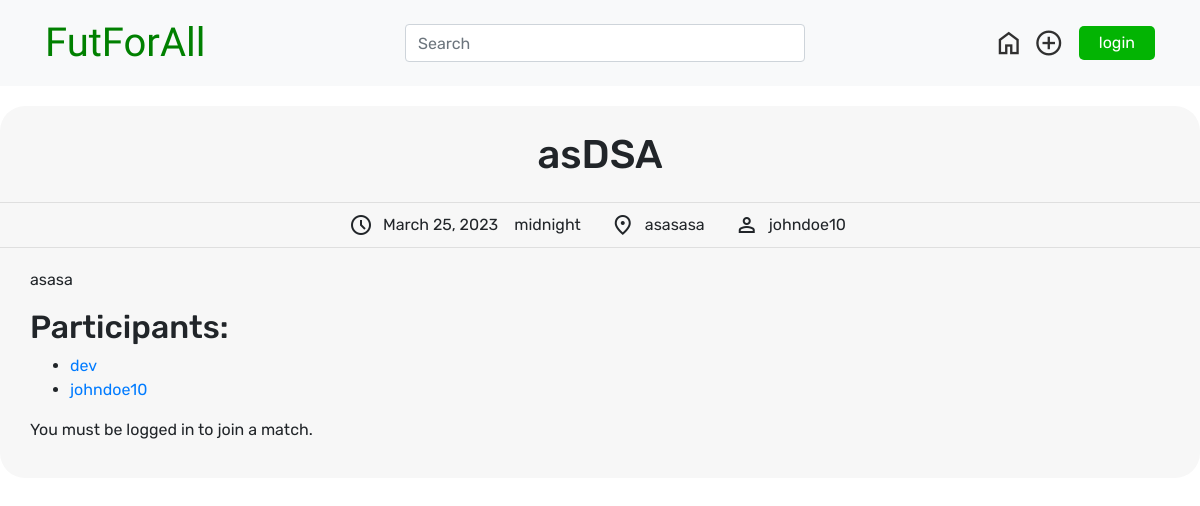
The app's page /match/71 with its own data.
### match/models.py (models this page shows, shortened)
class Match(models.Model):
    holder = models.ForeignKey(User, on_delete=models.CASCADE)
    title = models.CharField(max_length=200, default='')
    created_date = models.DateTimeField()
    match_date = models.DateField()
    match_time = models.TimeField(default='00:00')
    location = models.CharField(max_length=200)
    description = models.CharField(max_length=500)
    participants = models.ManyToManyField(User, related_name='matches_participating')

### match/views.py (the view)
# urls.py: path('<int:match_id>', views.detail, name='detail'),
def detail(request, match_id):
    try:
        match = Match.objects.get(pk=match_id)
    except Match.DoesNotExist:
        raise Http404("Match Does Not Exist!")
    return render(request, 'match/detail.html', {'match': match})

### templates/match/detail.html
{% include "base(nav).html" %} {% block content %}
<div class="match-detail-box">
    <div class="match-meta">
        <div class="match-title">
            <h1>{{ match.title }}</h1>
        </div>
        <div class="match-time-location-holder">
            <span class="material-symbols-outlined match-box-meta-icon ">schedule</span>{{ match.match_date }}&emsp;{{ match.match_time }}
            <span class="material-symbols-outlined match-box-meta-icon ">location_on</span>{{ match.location }}
            <span class="material-symbols-outlined match-box-meta-icon ">person</span>{{ match.holder }}
        </div>
        <div class="match-description">
            <p>{{ match.description }}</p>
            <h2>Participants:</h2>
            <ul>
                {% for participant in match.participants.all %}
                <li><a href="{% url 'account:profile' participant.get_username %}">{{ participant.username }}</a></li>
                {% endfor %}
            </ul>
            {% if request.user.is_authenticated %} {% if request.user not in match.participants.all %}
            <form method="post" action="{% url 'match:join' match_id=match.id %}">
                {% csrf_token %}
                <button type="submit">Join</button>
            </form>
            {% else %}
            <p>You are already a participant in this match.</p>
            <form method="post" action="{% url 'match:leave' match_id=match.id %}">
                {% csrf_token %}
                <button type="submit">Leave</button>
            </form>
            {% endif %} {% else %}
            <p>You must be logged in to join a match.</p>
            {% endif %}
        </div>
    </div>
</div>
{% endblock %}

### templates/base.html (style rules this page uses)
.match-detail-box { font-family: 'Rubik', sans-serif; display: flex; justify-content: center; align-items: center; margin: auto; width: 1200px; flex-direction: column; }
.match-meta { margin: 20px 0; width: 100%; display: flex; flex-direction: column; background-color: rgb(247, 247, 247); border-radius: 25px; }
.match-title { padding: 25px 0 15px 0; border-bottom: 1px solid rgb(223, 223, 223); text-align: center; }
.match-time-location-holder { display: flex; align-items: center; justify-content: center; margin-left: -35px; }
.match-description { padding: 20px 30px; border-top: 1px solid rgb(223, 223, 223); }
.match-time-location-holder>span { padding: 10px 10px 10px 30px; }

### records on screen
Match: title "asDSA", match_date "March 25, 2023", match_time "midnight", location "asasasa", holder "johndoe10", description "asasa"

### other values on screen
{{ participant.username }} "dev"
{{ participant.username }} "johndoe10"
